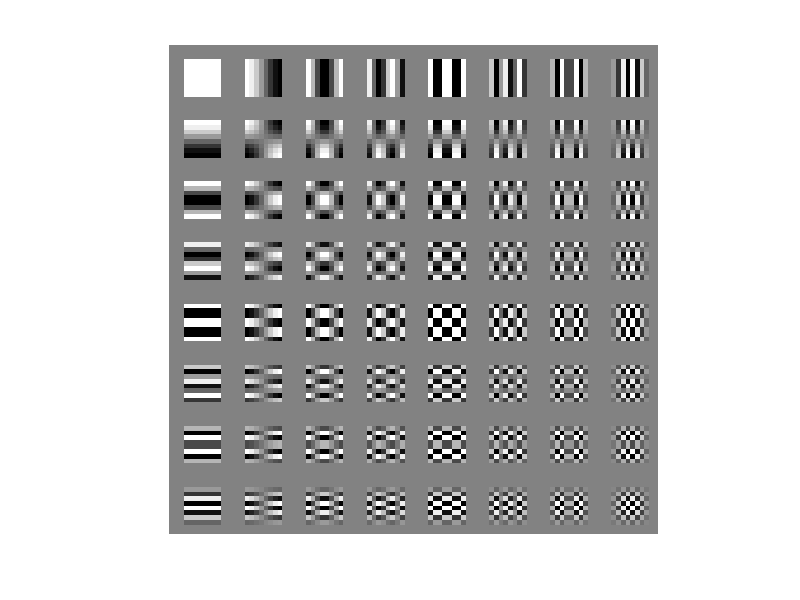
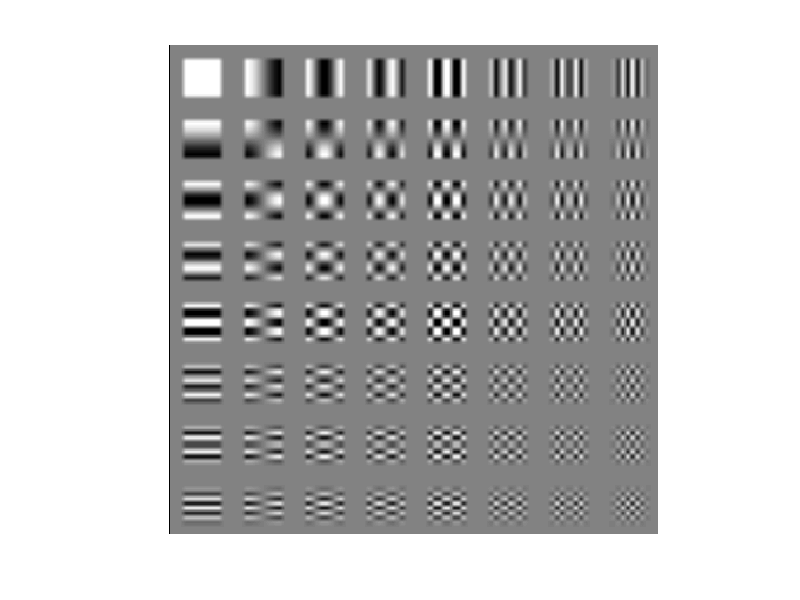

These figures' MATLAB source, in order:
%dct2basis.m
N = 8;
A = dctmtx(8);
A = A';
offset = 5;
basisim = ones(N*(N+offset))*0.5;
B=zeros(N,N,N,N);
for i=1:N
for j=1:N
B(:,:,i,j)=A(:,i)*A(:,j)';
end;
end;
for i=1:N
for j=1:N
minb = min(min(B(:,:,i,j)));
maxb = max(max(B(:,:,i,j)));
rangeb = maxb - minb;

if rangeb == 0
minb =0;
rangeb = maxb;
end;
imb = B(:,:,i,j) - minb;
imb = imb/rangeb;
iindex1 = (i-1)*N + i*offset-1;
iindex2 = iindex1 + N -1;
jindex1 = (j-1)*N + j*offset -1;
jindex2 = jindex1 + N -1;
basisim(iindex1: iindex2, jindex1:jindex2) = imb;

end;
end;
figure(1)
imshow(basisim)
figure(2)
dispbasisim = imresize(basisim, 4, 'bilinear');
imshow(dispbasisim);